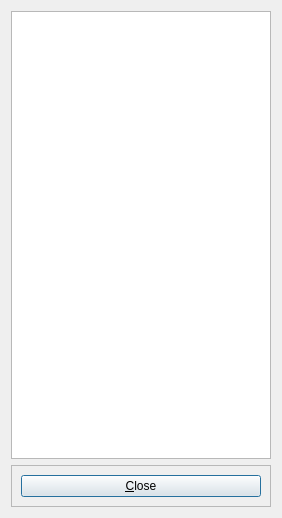
<?xml version="1.0" encoding="UTF-8"?>
<ui version="4.0">
 <class>keyCommandsDialog</class>
 <widget class="QDialog" name="keyCommandsDialog">
  <property name="geometry">
   <rect>
    <x>0</x>
    <y>0</y>
    <width>282</width>
    <height>518</height>
   </rect>
  </property>
  <property name="windowTitle">
   <string>Key Commands</string>
  </property>
  <layout class="QVBoxLayout" name="verticalLayout">
   <item>
    <widget class="QColumnView" name="commandsTable"/>
   </item>
   <item>
    <widget class="QFrame" name="frame">
     <property name="frameShape">
      <enum>QFrame::StyledPanel</enum>
     </property>
     <property name="frameShadow">
      <enum>QFrame::Raised</enum>
     </property>
     <layout class="QVBoxLayout" name="verticalLayout_2">
      <item>
       <widget class="QPushButton" name="pushButton">
        <property name="text">
         <string>&amp;Close</string>
        </property>
       </widget>
      </item>
     </layout>
    </widget>
   </item>
  </layout>
 </widget>
 <resources/>
 <connections/>
</ui>
